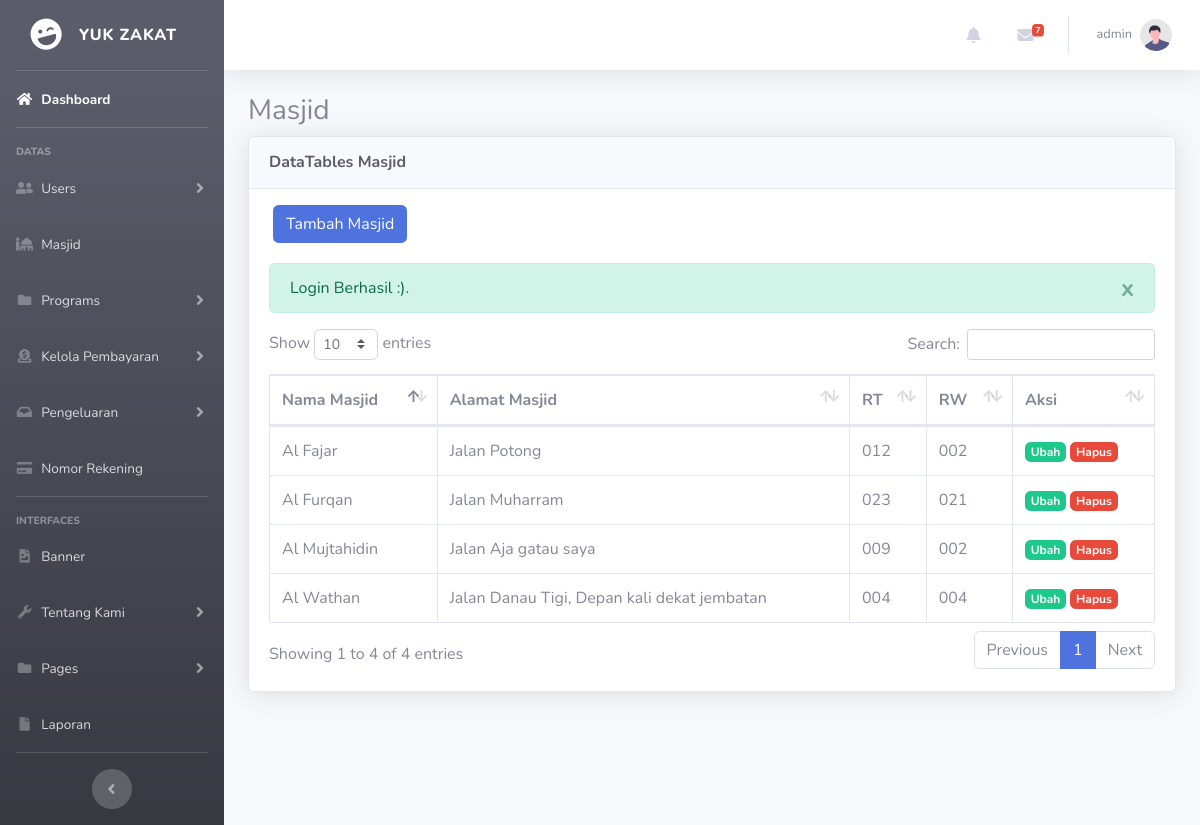
/public/masjid (signed in), run on the app's committed database.
### tables this page shows
CREATE TABLE `tb_mesjid` (
  `id_mesjid` int NOT NULL,
  `nama_mesjid` varchar(50) NOT NULL,
  `alamat_mesjid` varchar(255) NOT NULL,
  `RT` varchar(3) NOT NULL,
  `RW` varchar(3) NOT NULL,
  `provinsi` varchar(100) NOT NULL,
  `kabupaten` varchar(100) NOT NULL,
  `kecamatan` varchar(100) NOT NULL,
  `kelurahan` varchar(100) NOT NULL
);

### app/core/Controller.php (called while the page is built, shortened)
<?php
class Controller {
  public function view($view, $data = []): void {
    require_once '../app/views/' . $view . '.php';
  }
  public function model($model_class): object {
    return new $model_class;
  }
}

### app/controllers/Masjid.php (called while the page is built, shortened)
<?php
class Masjid extends Controller
{
  public function index(): void
  {
    $data = [
      "judul" => 'Masjid',
      "css" => VENDOR_TABLES_CSS,
      "script" => VENDOR_TABLES,
      "dataMasjid" => $this->model('Masjid_model')->getDataMasjid(),
      "programNameAktif" => $this->model('Kelolaprogram_model')->getAllProgramNameAktif()
    ];
    $this->view('dashboard/sidebar', $data);
    $this->view("masjid/index", $data);
    $this->view('dashboard/footer', $data);
  }
}

### app/core/App.php (called while the page is built, shortened)
<?php
class App {
  protected $controller = 'Web', $method = 'index', $params = [];
  public function __construct()
  {
    $this->controller = new $this->controller;
    call_user_func_array([$this->controller, $this->method], $this->params);
  }
}

### public/index.php (called while the page is built, shortened)
<?php
$app = new App;

### app/core/Database.php (called while the page is built, shortened)
<?php
class Database {
  private $host = DBHOST, $user = DBUSER, $pass = DBPASS, $dbname = DBNAME;
  private $dbh;
  private $stmt;
  public function __construct()
  {
    $dsn = "mysql:host=$this->host;dbname=$this->dbname";
    $options = [
      PDO::ATTR_PERSISTENT => true,
      PDO::ATTR_ERRMODE    => PDO::ERRMODE_EXCEPTION
    ];
    try {
      $this->dbh = new PDO($dsn, $this->user, $this->pass, $options);
    } catch(PDOException $e) {
      die($e->getMessage());
    }
  }
  public function query($query): void {
    $this->stmt = $this->dbh->prepare($query);
  }
  public function execute(): void {
    $this->stmt->execute();
  }
  public function resultSet(): array {
    $this->execute();
    return $this->stmt->fetchAll(PDO::FETCH_ASSOC);
  }
}

### app/models/Masjid_model.php (called while the page is built, shortened)
<?php
class Masjid_model {
  private $table = 'tb_mesjid';
  private $db;
  public function __construct()
  {
    $this->db = new Database();
  }
  public function getDataMasjid(): array {
    $query = "SELECT * FROM $this->table";
    $this->db->query($query);
    return $this->db->resultSet();
  }
}

### app/views/masjid/index.php (the view, shortened to what this page needs)
<h2 class="h3">Masjid</h2>
<div class="card shadow mb-4">
  <div class="card-header py-3">
    <h6 class="m-0 font-weight-bold text-dark">DataTables Masjid</h6>
  </div>
  <div class="container mt-3">
    <button type="button" class="btn btn-primary btn-add-data-masjid" data-toggle="modal" data-target="#formModal">
      Tambah Masjid
    </button>
  </div>
  <div class="card-body">
    <?php Flasher::flash() ?>
    <div class="table-responsive">
      <table class="table table-bordered" id="dataTable" width="100%" cellspacing="0">
        <thead>
          <tr>
            <th>Nama Masjid</th>
            <th>Alamat Masjid</th>
            <th>RT</th>
            <th>RW</th>
            <th>Aksi</th>
          </tr>
        </thead>
        <tbody>
          <?php foreach ($data['dataMasjid'] as $item) : ?>
            <tr>
              <td><?= $item['nama_mesjid'] ?></td>
              <td><?= $item['alamat_mesjid'] ?></td>
              <td><?= $item['RT'] ?></td>
              <td><?= $item['RW'] ?></td>
              <td>
                <a href="<?= BASEURL ?>/masjid/ubah/<?= $item['id_mesjid'] ?>" class="btn badge btn-success btn-update-data-masjid" data-id="<?= $item['id_mesjid'] ?>" data-toggle="modal" data-target="#formModal">Ubah</a>
                <a href="<?= BASEURL ?>/masjid/aksi_hapus_mesjid/<?= $item['id_mesjid'] ?>" class="btn badge btn-danger">Hapus</a>
              </td>
            </tr>
          <?php endforeach ?>
        </tbody>
      </table>
    </div>
  </div>
</div>

### app/views/dashboard/sidebar.php (shortened to what this page needs)
<!DOCTYPE html>
<html lang="en">
<head>
  <link href="<?= BASEURL ?>/css/bootstrap/sb-admin-2.min.css" rel="stylesheet">
  <link href="<?= BASEURL ?>/vendor/fontawesome-free/css/all.min.css" rel="stylesheet">
  <?php if (isset($data['css'])) : ?>
    <?php foreach ($data['css'] as $src) : ?>
      <link rel="stylesheet" href="<?= BASEURL ?>/<?= $src ?>">
    <?php endforeach ?>
  <?php endif ?>
</head>
<div id="wrapper">
  <ul class="navbar-nav bg-gradient-dark sidebar sidebar-dark accordion" id="accordionSidebar">
    <a class="sidebar-brand d-flex align-items-center justify-content-center" href="<?= BASEURL ?>/dashboard">
      <div class="sidebar-brand-icon rotate-n-15">
        <i class="fas fa-laugh-wink"></i>
      </div>
      <div class="sidebar-brand-text mx-3">Yuk Zakat</div>
    </a>
    <hr class="sidebar-divider my-0">
    <li class="nav-item active">
      <a class="nav-link" href="<?= BASEURL ?>/dashboard">
        <i class="fas fa-fw fa-home"></i>
        <span>Dashboard</span></a>
    </li>
    <hr class="sidebar-divider">
    <div class="sidebar-heading">
      Datas
    </div>
    <li class="nav-item">
      <a class="nav-link collapsed" href="#" data-toggle="collapse" data-target="#collapseTwo" aria-expanded="true" aria-controls="collapseTwo">
        <i class="fas fa-fw fa-user-friends"></i>
        <span>Users</span>
      </a>
    </li>
    <li class="nav-item">
      <a class="nav-link" href="<?= BASEURL ?>/masjid">
        <i class="fas fa-fw fa-mosque"></i>
        <span>Masjid</span></a>
    </li>
    <li class="nav-item">
      <a class="nav-link collapsed" href="#" data-toggle="collapse" data-target="#callapsePrograms" aria-expanded="true" aria-controls="callapsePrograms">
        <i class="fas fa-fw fa-folder"></i>
        <span>Programs</span>
      </a>
    </li>
    <li class="nav-item">
      <a class="nav-link collapsed" href="#" data-toggle="collapse" data-target="#callapsePembayaran" aria-expanded="true" aria-controls="callapsePembayaran">
        <i class="fas fa-fw fa-donate"></i>
        <span>Kelola Pembayaran</span>
      </a>
    </li>
    <li class="nav-item">
      <a class="nav-link collapsed" href="#" data-toggle="collapse" data-target="#collapsePengeluaran" aria-expanded="true" aria-controls="collapsePengeluaran">
        <i class="fas fa-fw fa-inbox"></i>
        <span>Pengeluaran</span>
      </a>
    </li>
    <li class="nav-item">
      <a class="nav-link" href="<?= BASEURL ?>/norek">
        <i class="fas fa-fw fa-credit-card"></i>
        <span>Nomor Rekening</span></a>
    </li>
    <hr class="sidebar-divider">
    <div class="sidebar-heading">
      Interfaces
    </div>
    <li class="nav-item">
      <a class="nav-link" href="<?= BASEURL ?>/banner">
        <i class="fas fa-fw fa-file-image"></i>
        <span>Banner</span></a>
    </li>
    <li class="nav-item">
      <a class="nav-link collapsed" href="#" data-toggle="collapse" data-target="#collapseUtilities" aria-expanded="true" aria-controls="collapseUtilities">
        <i class="fas fa-fw fa-wrench"></i>
        <span>Tentang Kami</span>
      </a>
    </li>
    <li class="nav-item">
      <a class="nav-link collapsed" href="#" data-toggle="collapse" data-target="#collapsePages" aria-expanded="true" aria-controls="collapsePages">
        <i class="fas fa-fw fa-folder"></i>
        <span>Pages</span>
      </a>
    </li>
    <li class="nav-item">
      <a class="nav-link" href="charts.html">
        <i class="fas fa-fw fa-file"></i>
        <span>Laporan</span></a>
    </li>
    <hr class="sidebar-divider d-none d-md-block">
    <div class="text-center d-none d-md-inline">
      <button class="rounded-circle border-0" id="sidebarToggle"></button>
    </div>
  </ul>
  <div id="content-wrapper" class="d-flex flex-column">
    <div id="content">
      <nav class="navbar navbar-expand navbar-light bg-white topbar mb-4 static-top shadow">
        <ul class="navbar-nav ml-auto">
          <li class="nav-item dropdown no-arrow mx-1">
            <a class="nav-link dropdown-toggle" href="#" id="alertsDropdown" role="button" data-toggle="dropdown" aria-haspopup="true" aria-expanded="false">
              <i class="fas fa-bell fa-fw"></i>
            </a>
          </li>
          <li class="nav-item dropdown no-arrow mx-1">
            <a class="nav-link dropdown-toggle" href="#" id="messagesDropdown" role="button" data-toggle="dropdown" aria-haspopup="true" aria-expanded="false">
              <i class="fas fa-envelope fa-fw"></i>
              <span class="badge badge-danger badge-counter">7</span>
            </a>
          </li>
          <li class="nav-item dropdown no-arrow">
            <a class="nav-link dropdown-toggle" href="#" id="userDropdown" role="button" data-toggle="dropdown" aria-haspopup="true" aria-expanded="false">
              <span class="mr-2 d-none d-lg-inline text-gray-600 small"><?php echo $_SESSION['username'] ?></span>
              <img class="img-profile rounded-circle" src="svg/undraw_profile.svg">
            </a>
          </li>
        </ul>
      </nav>
<div class="container-fluid">

### app/core/Flasher.php (shortened to what this page needs)
<?php
class Flasher {
  public static function flash(): void {
    if( isset($_SESSION['flash']) ) {
      echo '<div class="alert alert-' . $_SESSION['flash']['tipe'] . ' alert-dismissible fade show" role="alert">' . $_SESSION['flash']['pesan'] . '.
              <button type="button" class="close" data-dismiss="alert" aria-label="Close">x</button>
            </div>';
    }
  }
}

### app/views/dashboard/footer.php (shortened to what this page needs)
</div>
</body>
</html>

### data on the page
tb_mesjid: nama_mesjid "Al Wathan", alamat_mesjid "Jalan Danau Tigi, Depan kali dekat jembatan", RT "004", RW "004"
tb_mesjid: nama_mesjid "Al Mujtahidin", alamat_mesjid "Jalan Aja gatau saya", RT "009", RW "002"
tb_mesjid: nama_mesjid "Al Fajar", alamat_mesjid "Jalan Potong", RT "012", RW "002"
tb_mesjid: nama_mesjid "Al Furqan", alamat_mesjid "Jalan Muharram", RT "023", RW "021"

### other printed values
$_SESSION['username'] "admin"
$_SESSION['flash']['pesan'] "Login Berhasil :)"
